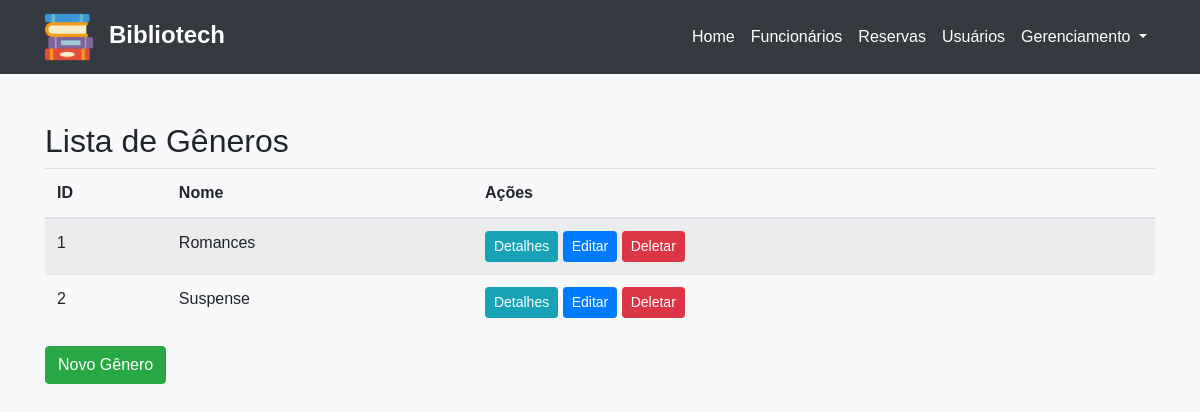
The page /generos/ on the database its author committed.
### appmodelo/models.py (models this page shows, shortened)
class Genero(models.Model):
    nome = models.CharField(max_length=100)

### appmodelo/views/GeneroViews.py (the view)
# urls.py: path('generos/', lista_generos, name='lista_generos'),
def lista_generos(request):
    generos = Genero.objects.all()
    return render(request, 'lista_generos.html', {'generos': generos})

### appmodelo/templates/lista_generos.html
{% extends 'Header.html' %} {% block content %}
<h2>Lista de Gêneros</h2>
<table class="table table-striped">
  <thead>
    <tr>
      <th>ID</th>
      <th>Nome</th>
      <th>Ações</th>
    </tr>
  </thead>
  <tbody>
    {% for genero in generos %}
    <tr>
      <td>{{ genero.id }}</td>
      <td>{{ genero.nome }}</td>
      <td>
        <a
          href="{% url 'detalhes_genero' genero.id %}"
          class="btn btn-info btn-sm"
          >Detalhes</a
        >
        <a
          href="{% url 'editar_genero' genero.id %}"
          class="btn btn-primary btn-sm"
          >Editar</a
        >
        <a
          href="{% url 'deletar_genero' genero.id %}"
          class="btn btn-danger btn-sm"
          >Deletar</a
        >
      </td>
    </tr>
    {% endfor %}
  </tbody>
</table>
<a href="{% url 'novo_genero' %}" class="btn btn-success">Novo Gênero</a>
{% endblock %}

### appmodelo/static/css/style.css (style rules this page uses)
body { background-color: #f8f9fa; font-family: Arial, sans-serif; }

### rows shown on the page
Genero: id "1", nome "Romances"
Genero: id "2", nome "Suspense"
